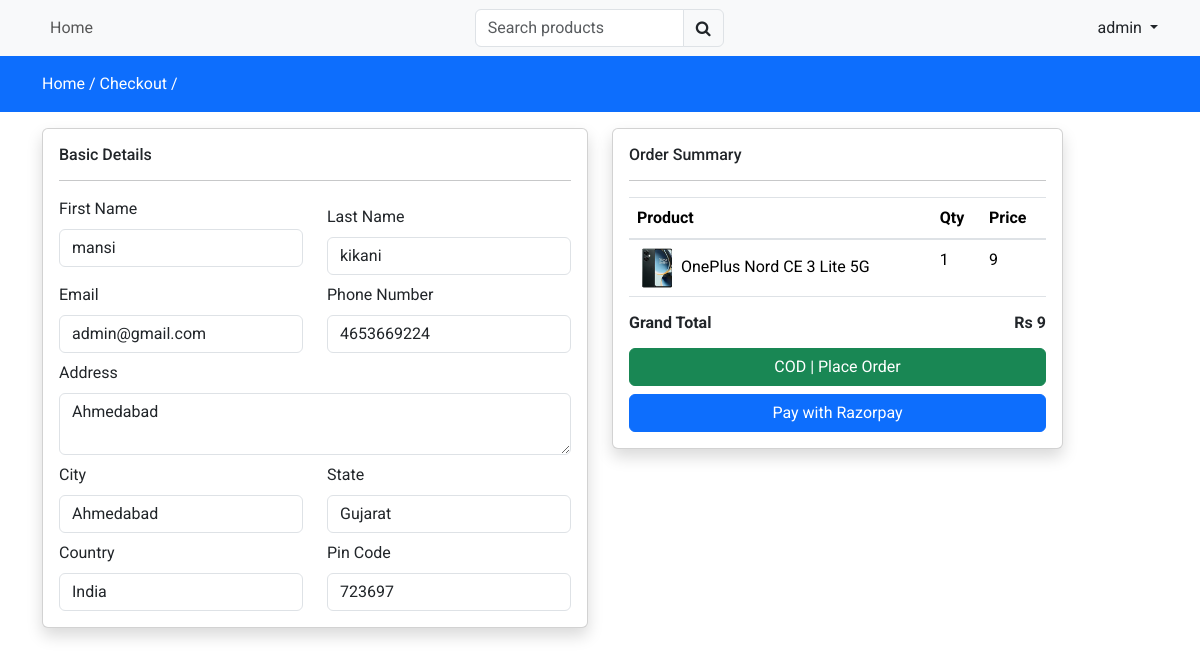
Page /checkout (signed in) on the committed database.
### store/models.py (models this page shows, shortened)
class Profile(models.Model):
    user =models.OneToOneField(User, on_delete=models.CASCADE)
    phonenumber = models.CharField(max_length=50, default=True)
    address = models.CharField(max_length=50, default=True)
    city = models.CharField(max_length=150, default=True)
    state = models.CharField(max_length=150, default=True)
    country = models.CharField(max_length=150, default=True)
    pincode = models.CharField(max_length=150, default=True)
    created_at = models.DateTimeField(default=timezone.now)

class Cart(models.Model):
    user = models.ForeignKey(User, on_delete=models.CASCADE)
    product = models.ForeignKey(Product, on_delete=models.CASCADE)
    product_qty = models.IntegerField(null=False, blank=False,default=1)
    created_at = models.DateTimeField(auto_now_add=True)

class Product(models.Model):
    category = models.ForeignKey(Category, on_delete=models.CASCADE)
    slug = models.CharField(max_length=150, null=False, blank=False)
    name = models.CharField(max_length=150, null=False, blank=False)
    product_image = models.ImageField(upload_to=get_file_path, null=True, blank=True)
    product_image1 = models.ImageField(upload_to=get_file_path, null=True, blank=True)
    product_image2 = models.ImageField(upload_to=get_file_path, null=True, blank=True)
    product_image3 = models.ImageField(upload_to=get_file_path, null=True, blank=True)
    product_image4 = models.ImageField(upload_to=get_file_path, null=True, blank=True)
    small_descriptions = models.CharField(max_length=250, null=False, blank=False)
    quantity = models.IntegerField(null=False, blank=False)
    descriptions = models.TextField(max_length=500, null=False, blank=False)
    original_price = models.FloatField(null=False, blank=False)
    selling_price = models.FloatField(null=False, blank=False)
    status = models.BooleanField(default=False, help_text="0=default , 1=Hidden")
    trending = models.BooleanField(default=False, help_text="0=default , 1=Trending")
    tag = models.CharField(max_length=150, null=False, blank=False)
    meta_title = models.CharField(max_length=150, null=False, blank=False)
    meta_keywords = models.CharField(max_length=150, null=False, blank=False)
    meta_descriptions = models.TextField(max_length=500, null=False, blank=False)
    created_at = models.DateTimeField(auto_now_add=True)

### store/checkout.py (the view)
# urls.py: path('checkout',index1,name="checkout"),
@login_required(login_url='loginpage')
def index1(request):
    rawcart = Cart.objects.filter(user=request.user)
    for item in rawcart:
        if item.product_qty > item.product.quantity:
            Cart.objects.delete(id=item.id)
    cartitems = Cart.objects.filter(user=request.user)
    total_price = 0
    for item in cartitems:
        total_price = total_price + (item.product.selling_price * item.product_qty)
    userprofile = Profile.objects.filter(user=request.user).first()
    context = {'cartitems':cartitems, 'total_price':total_price, 'userprofile':userprofile}
    return render(request,'checkout.html', context)

### store/templates/checkout.html (shortened to what this page needs)
{% extends "main.html" %}
{% block content %}
<div class="py-3 bg-primary">
    <div class="container">
        <a class="text-white" href="{% url 'home' %}">Home /</a>
        <a class="text-white" href="{% url 'checkout' %}">Checkout /</a>
    </div>
</div>
<div class="container mt-3">
    <form action="{% url 'placeorder' %}" method="POST">
        <div class="row">
            <div class="col-md-6">
                <div class="card shadow">
                    <div class="card-body">
                        <h6>Basic Details</h6>
                        <hr>
                        <div class="row checkoutform">
                            <div class="col-md-6">
                                <label>First Name</label>
                                <input type="text" required value="{{ request.user.first_name }}" class="form-control" name="fname" placeholder="Enter Firstname">
                            </div>
                            <div class="col-md-6 mt-2">
                                <label>Last Name</label>
                                <input type="text" required value="{{ request.user.last_name }}" class="form-control" name="lname" placeholder="Enter Lastname">
                            </div>
                            <div class="col-md-6 mt-2">
                                <label>Email</label>
                                <input type="email" required value="{{ request.user.email }}" class="form-control" name="email" placeholder="Enter Email">
                            </div>
                            <div class="col-md-6 mt-2">
                                <label>Phone Number</label>
                                <input type="text" required value="{{ userprofile.phonenumber }}" class="form-control" name="phonenumber" placeholder="Enter Phonenumber">
                            </div>
                            <div class="col-md-12 mt-2">
                                <label>Address</label>
                                <textarea required class="form-control" name="address" placeholder="Enter Address">{{ userprofile.address }}</textarea>
                            </div>
                            <div class="col-md-6 mt-2">
                                <label>City</label>
                                <input type="text" required value="{{ userprofile.city }}" class="form-control"
                                       name="city" placeholder="Enter City">
                            </div>
                            <div class="col-md-6 mt-2">
                                <label>State</label>
                                <input type="text" required value="{{ userprofile.state }}" class="form-control"
                                       name="state" placeholder="Enter State">
                            </div>
                            <div class="col-md-6 mt-2">
                                <label>Country</label>
                                <input type="text" required value="{{ userprofile.country }}" class="form-control"
                                       name="country" placeholder="Enter Country">
                            </div>
                            <div class="col-md-6 mt-2">
                                <label>Pin Code</label>
                                <input type="text" required value="{{ userprofile.pincode }}" class="form-control"
                                       name="pincode" placeholder="Enter Pincode">
                            </div>
                        </div>
                    </div>
                </div>
            </div>
            <div class="col-md-5">
                <div class="card shadow">
                    <div class="card-body">
                        <h6>Order Summary</h6>
                        <hr>
                        {% if cartitems %}
                        <table class="table table-stripeds table-bordereds">
                            <thead>
                            <tr>
                                <th> Product</th>
                                <th> Qty</th>
                                <th> Price</th>
                            </tr>
                            </thead>
                            <tbody>
                            {% for item in cartitems %}
                            <tr>
                                <td>
                                    <img src="{{ item.product.product_image.url }}" height="40px" class="" width="40px">
                                    {{item.product.name}}
                                </td>
                                <td>{{item.product_qty}}</td>
                                <td>{{item.product.selling_price | stringformat:'d' }}</td>
                            </tr>
                            {% endfor %}
                            </tbody>
                        </table>
                        <h6 class="fw-bold">Grand Total
                            <span class="float-end"> Rs {{ total_price | stringformat:'d' }} </span>
                        </h6>
                        <div class="mt-3">
                            <button type="submit" class="btn btn-success w-100"> COD | Place Order</button>
                            <button type="button" class="btn btn-primary payWithRazorpay w-100 mt-2"> Pay with Razorpay</button>
                        </div>
                        {% else %}
                        <h4>Your cart is empty</h4>
                        {% endif %}
                    </div>
                </div>
            </div>
        </div>
    </form>
</div>
{% endblock content %}

### store/templates/navbar.html (shortened to what this page needs)
<nav class="navbar navbar-expand-lg bg-body-tertiary">
    <div class="container">
        <div class="collapse navbar-collapse justify-content-between" id="navbarNav">
          <div>
              <ul class="navbar-nav me-auto">
                <li class="nav-item">
                    <a class="nav-link {% if request.resolver_match.url_name == 'home' %}active{% endif %}" aria-current="page" href="{% url 'home' %}">Home</a>
                </li>
              </ul>
          </div>
            <div class="search-bar">
                <form action="{% url 'searchproduct' %}" method="POST">
                    <div class="input-group">
                        <input type="search" required class="form-control" name="productsearch" id="searchproducts" placeholder="Search products">
                        <button type="submit" class="input-group-text"> <i class="fa fa-search"> </i> </button>
                    </div>
                </form>
            </div>
            <div>
                {% if request.user.is_authenticated %}
                    <li class="nav-item dropdown" style="list-style: none;">
                        <a class="nav-link dropdown-toggle {% if request.resolver_match.url_name == 'home' %}active{% endif %}" href="#" role="button" data-bs-toggle="dropdown" aria-expanded="false">
                        {{ request.user }}
                        </a>
                    </li>
                {% endif %}
            </div>
        </div>
    </div>
</nav>

### static/css/custom.css (style rules this page uses)
.checkoutform input { font-size: 30% !important; }

### store/templates/main.html (style rules this page uses)
* { font-family: "Roboto", sans-serif; }
a { text-decoration: none; color: #000; }
.checkoutform input { font-size: 100% !important; }
.container { position: relative; }

### rows in the picture
Profile: phonenumber "4653669224", address "Ahmedabad", city "Ahmedabad", state "Gujarat", country "India", pincode "723697"
Cart: product.product_image (picture), product.name "OnePlus Nord CE 3 Lite 5G", product_qty "1", product.selling_price "9"

### other values in the picture
{{ request.user }} "admin"
{{ total_price | stringformat:'d' }} "9"
